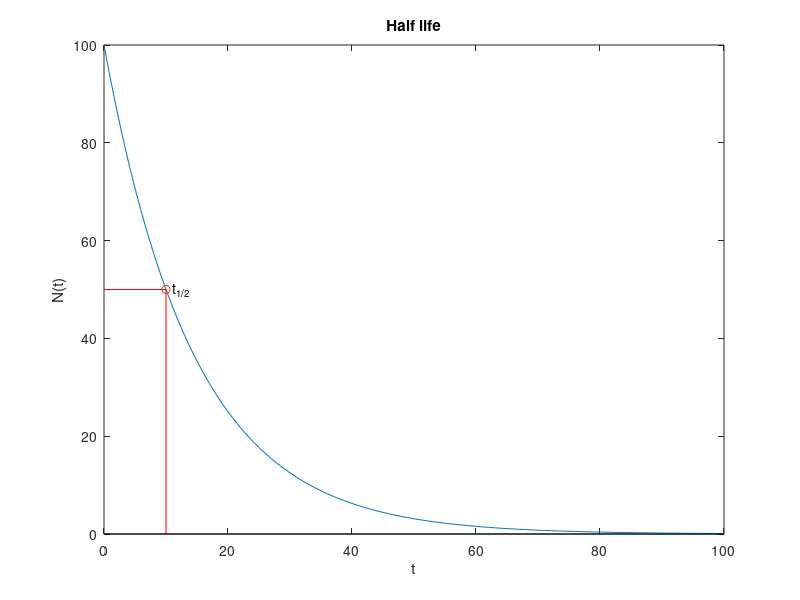

Source code (MATLAB): (Note: this script raises an error after producing the figure.)
%% Radioactive decay & Bateman equation
%% Prerequisites
%% Radioactive decay
% In mathematics radioactive decay of a substance 1 to a stable substance 2 
% is defined as:
% 
% $-\frac{dN}{N}=\lambda\,dt$           (1)
% 
% with $\lambda$ being the decay constant and $N$ the number of particles.
% 
% The solution of the first order differential equation is:
% 
% $N(t)=N_0\,\mathrm{e}^{-\lambda t}$       (2)
% 
% $N(t)$ is the number of particles at the time $t$.
% 
% $N_0$ is the number of particles at the time $t=0$.
% 
% Example:

lambda = 0.1;           % decay constant
N0 = 100;               % number of particles at t = 0
t = 0 : 100;            % t in s, min, h, d, a...
Nt = N0*exp(-lambda*t);

% plot section
plot(t,Nt);
title('Radioactive Decay')
ylabel('N(t)');
xlabel('t');
%% 
%% Half-life
% The time $t$ after that half or 50% of $N_0$ is decayed is called half-life 
% $t_{1/2}$.
% 
% Halfe-life can be obtained from (2) with $N(t)=N_0/2$:
% 
% $\frac{N_0/2}{N_0}=\frac{1}{2}=\mathrm{e}^{-\lambda\,t_{1/2}}$         
% (3)
% 
% $\mathrm{log}\Big (\frac{1}{2} \Big )=-\lambda \,t_{1/2}$           (4)
% 
% $t_{1/2}=\frac{\mathrm{log}(2)}{\lambda}$                  (5)
% 
% $\lambda$ can be replaced by $t_{1/2}$ by solving (5) for $\lambda$:
% 
% $\lambda=\frac{\mathrm{log}(2)}{t_{1/2}}$                     (6)
% 
% With (6) equation (2) becomes:
% 
% $N(t)=N_0\,\mathrm{e}^{\Bigg (-\frac{\log(2)}{t_{1/2}}\cdot t \Bigg )}$     
% (7)
% 
% Example:

t_12 = 10;       % half-life t(1/2) in s, min, h, d, a...
N0 = 100;        % number of particles at t = 0
t = 0 : t_12*10; % t in s, min, h, d, a...
Nt = N0*exp(-(log(2)/t_12)*t);

% plot section
plot(t,Nt);
ylabel('N(t)');
xlabel('t');
title('Half life')
hold on;

% emphasize half-life t(1/2)
stem(t_12,N0*exp(-(log(2))),'Color','r');
line([0 t_12], [N0*exp(-(log(2))) N0*exp(-(log(2)))],'Color','r');
text(t_12+t_12*0.1,N0*exp(-(log(2))),'t_{1/2}');
hold off;
%% 
%% Activity
% The number of particles $N$ can be replaced by the Activity $A$ which is defined 
% as number of decays per unit time of a radioactive sample. $A$ is more common 
% than $N$ since it is proportional to the number of counts per time that instruments 
% for radiation detection can measure. A Geiger counter is an example for such 
% a device. The unit for $A$ is $\mathrm{s}^{-1}$ or Bq.
% 
% The activity is defined as:
% 
% $A(t)=-\frac{dN}{dt}=\lambda N(t)$   (8)
% 
% and (2) can be transfomed to:
% 
% $A(t)=A_0\,\mathrm{e}^{-\lambda t}$               (9)
%% Bateman and how to solve a system of differential equations with MATLAB
% The first section showed a simple example of an exponential decay of one compound. 
% In reality the decay of a substance is often more complex. 
% 
% When an active substance decays it usually takes several steps with several 
% active substances in between before a stable isotope is formed. An active substance 
% can even decay into two or more new components (branching) which are active 
% as well before decaying to stable isotopes in the end.
% 
% This all can be formulated with several differential equations. Harry Bateman 
% was the first who offered an analytical solution to this mathematical problem. 
%% The product of a simple radioactive decay
% When a radioactive compound decays it should give a stable product. The reaction 
% can be formulated as: $1 \overset{\lambda_1}\rightarrow 2$.
% 
% The decay of 1 is:
% 
% $$$\frac{dN_1}{dt}=-\lambda_1 N_1$$ 
% 
% The formation of 2 can be described as:
% 
% $$$\frac{dN_2}{dt}=\lambda_1 N_1$$
% 
% In MATLAB this can be done by (symbolic math toolbox needed):

syms N1(t) N2(t) l1 N0;            % l = lambda
eq_1 = diff(N1(t),t) == -l1*N1(t); % decay of 1
eq_2 = diff(N2(t),t) ==  l1*N1(t); % formation of 2
%% 
% Solving this system of differential equations can be done as follows. 
% Conditions are $N_1(t=0)=N_0$ and $N_2(t=0)=0$:

sol = dsolve ([eq_1 eq_2, N1(0) == N0 N2(0) == 0]); 
%% 
% The solutions are:

disp('Solutions of the differential equations:')
N1 = sol.N1
N2 = sol.N2
%% 
% For demonstration purposes it is easier to use relative (rel) instead 
% of absolute values. This can be achieved by dividing the solutions by $N_0$:

disp('Solutions of the differential equations divided by N0:')
N1rel = sol.N1/N0
N2rel = sol.N2/N0;
N2rel = simplify(N2rel)
%% 
% Finally the solutions are:
% 
% $$\frac{N_1}{N_0}=e^{- \lambda_1t}$$
% 
% $$\frac{N_2}{N_0}=1-e^{- \lambda_1t}$$
% 
% Cs-138 decays to the stable Ba-138 isotope, half-life is 33.4 min. The 
% symbolic constants will be replaced by real values:

clf;
l1_v = log(2)/33.4; % insert t(1/2) for 1, l=log(2)/t(1/2)

% substitute symbolic l1 with a real value for l1, l1_v
N1s = subs(N1rel, [l1], [l1_v]);
N2s = subs(N2rel, [l1], [l1_v]);

t = [0 300];

% plot section
hold on;
fplot(N1s,t,'Color','b');
fplot(N2s,t,'Color','r');
ylabel('N/N_0');
xlabel('t /min');
legend('Cs-138','Ba-138');
title('Cs-138 \rightarrow Ba-138');
hold off;
%% 
% 
%% Substance 1 decays to 2 and 2 is active as well, 3 is stable
% A somewhat more realistic case: $1  \overset{\lambda_1} \rightarrow 2  \overset{\lambda_2} 
% \rightarrow 3$
% 
% 1 decays to 2, but 2 decays as well to 3, 3 is a stable isotope.
% 
% The differential equations that describe the above situation are:
% 
% $$\frac{dN_1}{dt}=-\lambda_1 N_1$                  decay of 1
% 
% $$\frac{dN_2}{dt}=-\lambda_2 N_2 + \lambda_1N_1$       decay of 2 + formation 
% of 2 from 1
% 
% To keep it simple, the formation of 3 is ignored. Conditions are $N_1(t=0)=N_0$ 
% and $N_2(t=0)=0$. $N$ will be replaced with $A$ $(A = N \lambda)$. $A$ will 
% be divided by $A_0$ to get relative instead of absolute activities.

syms N1(t) N2(t) l1 l2 N0 A0;                 % l = lambda
eq_1 = diff(N1(t),t) == -l1*N1(t);            % decay of 1
eq_2 = diff(N2(t),t) == -l2*N2(t) + l1*N1(t); % decay of 2 + formation of 2

% solve the system of differential equations
sol = dsolve ([eq_1 eq_2, N1(0) == N0 N2(0) == 0]);

% divide by N0 for relative values
disp('multiply with l to transform N to A:')
A1 = sol.N1*l1
A2 = sol.N2*l2
disp('replace N0*l1 with A0:')
A1 = subs(A1, [N0*l1],[A0])
A2 = subs(A2, [N0*l1],[A0])
disp('divide by A0 to get relative Activities A_n_rel:')
A1rel = A1/A0
A2rel = A2/A0;
A2rel = simplify(A2rel,'Steps',40)
%% 
% The solutions are:
% 
% $$\frac{A_1}{A_0}=e^{- \lambda_1t}$$
% 
% $$\frac{A_2}{A_0}=-\frac{\lambda_2}{\lambda_1 - \lambda_2}(e^{- \lambda_1t} 
% - e^{- \lambda_2t})$$
% 
% Since there are two active (radioactive) substances now, the overall activity 
% is the sum of both activities:
% 
% $$A_{sum}=\frac{A_1}{A_0}+\frac{A_2}{A_0}$$
% 
% A simple radiation detector would count something proportional to the sum 
% of both activities $A_{sum}$.
% 
% A practical example is the decay of Mo-99 to Tc-99m. Half-life for Mo-99 
% is 65.94 h and forTc-99m 6.01 h. A non-branching decay is assumed.

clf;
l1_v = log(2)/65.94;  % insert t(1/2) for 1, l=log(2)/t(1/2)
l2_v = log(2)/6.01;   % insert t(1/2) for 2, l=log(2)/t(1/2)

% substitute symbolic l1 and l2 with a real value for l1 and l2
% l1_v and l2_v
A1s = subs(A1rel, [l1], [l1_v]);
A2s = subs(A2rel, [l1,l2], [l1_v,l2_v]);

A_sum = A1s + A2s;    % sum of A1 + A2
t = [0 300];

% plot section
hold on;
fplot(A1s,t,'Color','b');
fplot(A2s,t,'Color','r');
fplot(A_sum,t,'Color','black');
ylabel('A/A_0');
xlabel('t /h');
ylim([0 1.7]);
legend('Mo-99','Tc-99m','A_{sum}');
title('Mo-99 \rightarrow Tc-99m');
hold off;
%% 
% The overall activity ($A_{sum}$) is higher than the activity of the individual 
% components ($A_1/A_0$ and $A_2/A_0$). Looking at the plot a question arises: 
% When, at which time, is the maximum activity?
% 
% One option to obtain the maxima is to find the first derivative of the 
% functions, set the derivatives equal to zero and solve for $t$. In MATLAB this 
% can be done with the "diff" and "solve" instructions.

syms N1(t) N2(t) l1 l2 N0 A0;                 % l = lambda
eq_1 = diff(N1(t),t) == -l1*N1(t);            % decay of 1
eq_2 = diff(N2(t),t) == -l2*N2(t) + l1*N1(t); % decay of 2 + formation of 2

% solve the system of differential equations
sol = dsolve ([eq_1 eq_2, N1(0) == N0 N2(0) == 0]);

% multiply with l to transform N to A
A1 = sol.N1*l1;
A2 = sol.N2*l2;

% replace N0*l1 with A0
A1 = subs(A1, [N0*l1],[A0]);
A2 = subs(A2, [N0*l1],[A0]);

%divide by A0 to get relative Activities A_n_rel
A1rel = A1/A0;
A2rel = A2/A0;
A2rel = simplify(A2rel,'Steps',40);

% l1_v ans l2_v
l1_v = log(2)/65.94;  % insert t(1/2) for 1, l=log(2)/t(1/2)
l2_v = log(2)/6.01;   % insert t(1/2) for 2, l=log(2)/t(1/2)

% substitute symbolic l1 and l2 with a real value for l1 and l2
% l1_v and l2_v
A1s = subs(A1rel, [l1], [l1_v]);
A2s = subs(A2rel, [l1,l2], [l1_v,l2_v]);

A_sum = A1s + A2s;    % sum of A1 + A2

% first derivatives of A1s and A_sum
dA2s = diff(A2s);
dA_sum = diff(A_sum);

% solve the equations for t
t_A2_max = solve(dA2s == 0,t);
t_A_sum_max = solve(dA_sum == 0,t);

% display the values
disp('Time to reach maximum activities:')
t_A2_max = vpa(t_A2_max,4) 
t_A_sum_max = vpa(t_A_sum_max,4)
disp('Maximum activities:')
A2_max = vpa(subs(A2s,t,t_A2_max),4)
A_sum_max = vpa(subs(A_sum,t,t_A_sum_max),4)
%% 
% The maximum activity for Tc-99m is reached after 22.85 h and the maximum 
% overall activity after 16.68 h. Plot of the results:

clf;
t = [0 300];

% plot section
hold on;
fplot(A1s,t,'Color','b');
fplot(A2s,t,'Color','r');
fplot(A_sum,t,'Color','black');
ylabel('A/A_0');
xlabel('t /h');
ylim([0 1.7]);

% add t_A2_max and t_A_sum_max to the plot
stem(t_A2_max,A2_max,'--','Color','red','Marker','o');
stem(t_A_sum_max,A_sum_max,'--','Color','black','Marker','o');
legend('Mo-99','Tc-99m','A_{sum}','22.85 h','16.68 h');
hold off;
%% 
% Tc-99m is a medical radiotracer. But its half-life is rather short. Instead 
% the mother nuclid Mo-99 is supplied to hospitals and Tc-99m is extracted from 
% Mo-99. Therefore it is important to know when the Tc-99m activity reaches its 
% maximum.
% 
% 
%% Branching: 1 decays to 2 and 3 
% Branching is a radioactive disintegration that occurs via two or more decay 
% processes. In a simple branching process, 1 split into compounds 2 and 3 with 
% a certain branching ratio $r$: $2 \overset{\lambda_1, r_{1,2}} \longleftarrow 
% 1  \overset{\lambda_1,  r_{1,3}} \longrightarrow 3$
% 
% The system of differential equations can be formulated as follows (2 and 
% 3 are considered to be stable):
% 
% $$\frac{dN_1}{dt}=-\lambda_1 N_1$                  decay of 1
% 
% $$\frac{dN_2}{dt}= r_{1,2}\;\lambda_1\;N_1$             formation of 2 
% from 1
% 
% $$\frac{dN_3}{dt}= r_{1,3}\;\lambda_1\;N_1$             formation of 3 
% from 1

syms N1(t) N2(t) N3(t) l1 r12 r13 N0;    % l = lambda, r_xy = branching ratio
eq_1 = diff(N1(t),t) == -l1*N1(t);       % decay of 1
eq_2 = diff(N2(t),t) ==  r12*l1*N1(t);   % formation of 2 from 1
eq_3 = diff(N3(t),t) ==  r13*l1*N1(t);   % formation of 3 from 1

% solve the system of differential equations
sol = dsolve ([eq_1 eq_2 eq_3, N1(0) == N0 N2(0) == 0 N3(0) == 0]);

% solutions of the differential equations
N1 = sol.N1;
N2 = sol.N2;
N3 = sol.N3;

% divide by N0 to get relative values
N1rel = N1/N0
N2rel = N2/N0;
N2rel = simplify(N2rel,'Steps',40)
N3rel = N3/N0;
N3rel = simplify(N3rel,'Steps',40)
%% 
% The solutions are:
% 
% $$\frac{N_1}{N_0}=e^{- \lambda_1t}$$
% 
% $$\frac{N_2}{N_0}=-r_{1,2}(e^{- \lambda_1t}-1)$$
% 
% $$\frac{N_3}{N_0}=-r_{1,3}(e^{- \lambda_1t}-1)$$
% 
% For example 56.3% of I-126 decays to Te-126  and 43.7% to Xe-126. The half-life 
% of I-126 is 12.93 d. 

clf;
l1_v = log(2)/12.93;  % insert t(1/2) for 1, l=log(2)/t(1/2)
r12_v = 0.563;        % insert branching ratio 1 -> 2
r13_v = 0.437;        % insert branching ratio 1 -> 3

% substitute symbolic l1 and r_xy with real values for l1, l1_v amd r_xy_v
N1s = subs(N1rel, [l1], [l1_v]);
N2s = subs(N2rel, [l1 r12], [l1_v r12_v]);
N3s = subs(N3rel, [l1 r13], [l1_v r13_v]);

t = [0 100];

% plot section
hold on;
fplot(N1s,t,'Color','b');
fplot(N2s,t,'Color','r');
fplot(N3s,t,'Color','g');
ylabel('N/N_0');
xlabel('t /d');
legend('I-126','Te-126','Xe-126');
title('Te-126 \leftarrow I-126 \rightarrow Xe-126');
hold off;
%% More complex problems of radioactive decay
% Now all one should know to solve more complex problems of radioactive decay 
% are at hand.
%% A complex theoretical example
% Compound 1 decays by branching to 2 and 3. 2 is stable, 3 decays further by 
% branching to 4 and 5. 5 decays to 6 which further decays to stable 7. 4 decays 
% to 7.
% 
% $$2 \overset{\lambda_1, r_{1,2}} \longleftarrow 1  \overset{\lambda_1,  
% r_{1,3}} \longrightarrow 3$$
% 
% $$4 \overset{\lambda_3, r_{3,4}} \longleftarrow 3  \overset{\lambda_3,  
% r_{3,5}} \longrightarrow 5$$
% 
% $$4  \overset{\lambda_4} \longrightarrow 7$$
% 
% $$5  \overset{\lambda_5} \longrightarrow 6  \overset{\lambda_6} \longrightarrow 
% 7$$
% 
% The system of differential equations can be formulated as follows:
% 
% $$\frac{dN_1}{dt}=-\lambda_1 N_1$                       decay of 1
% 
% $$\frac{dN_2}{dt}=r_{1,2}\;\lambda_1\;N_1$                   formation 
% of stable 2 from 1
% 
% $$\frac{dN_3}{dt}=-\lambda_3 N_3 + r_{1,3}\;\lambda_1\;N_1$      decay 
% of 3 and formation of 3 from 1
% 
% $$\frac{dN_4}{dt}=-\lambda_4 N_4 + r_{3,4}\;\lambda_3\;N_3$      decay 
% of 4 and formation of 4 from 3
% 
% $$\frac{dN_5}{dt}=-\lambda_5 N_5 + r_{3,5}\;\lambda_3\;N_3$      decay 
% of 5 and formation of 5 from 3
% 
% $$\frac{dN_6}{dt}=-\lambda_6 N_6 + \lambda_5 N_5$            decay of 6 
% and formation of 6 from 5
% 
% $$\frac{dN_7}{dt}= \lambda_4 N_4 + \lambda_6 N_6$               formation 
% of stable 7 from 4 and 6
% 
% MATLAB:

syms N1(t) N2(t) N3(t) N4(t) N5(t) N6(t) N7(t) l1 l3 l4 l5 l6 r12 r13 r34 r35 N0; % l = lambda, r_xy = branching ratio
eq_1 = diff(N1(t),t) == -l1*N1(t);                  % decay of 1
eq_2 = diff(N2(t),t) ==  r12*l1*N1(t);              % formation of stable 2 from 1
eq_3 = diff(N3(t),t) == -l3*N3(t) + r13*l1*N1(t);   % decay of 3 and formation of 3 from 1
eq_4 = diff(N4(t),t) == -l4*N4(t) + r34*l3*N3(t);   % decay of 4 and formation of 4 from 3
eq_5 = diff(N5(t),t) == -l5*N5(t) + r35*l3*N3(t);   % decay of 5 and formation of 5 from 3
eq_6 = diff(N6(t),t) == -l6*N6(t) + l5*N5(t);       % decay of 6 and formation of 6 from 5
eq_7 = diff(N7(t),t) ==  l4*N4(t) + l6*N6(t);       % formation of stable 7 from 4 and 6

% solve the system of differential equations
sol = dsolve ([eq_1 eq_2 eq_3 eq_3 eq_4 eq_5 eq_6 eq_7, N1(0)==N0 N2(0)==0 N3(0)==0 N4(0)==0 N5(0)==0 N6(0)==0 N7(0)==0]);

% solutions of the differential equations
N1 = sol.N1;
N2 = sol.N2;
N3 = sol.N3;
N4 = sol.N4;
N5 = sol.N5;
N6 = sol.N6;
N7 = sol.N7;

% divide by N0 to get relative values
N1rel = N1/N0
N2rel = N2/N0;
N2rel = simplify(N2rel,'Steps',40)
N3rel = N3/N0;
N3rel = simplify(N3rel,'Steps',40)
N4rel = N4/N0;
N4rel = simplify(N4rel,'Steps',40)
N5rel = N5/N0;
N5rel = simplify(N5rel,'Steps',40)
N6rel = N6/N0;
N6rel = simplify(N6rel,'Steps',40)
N7rel = N7/N0;
N7rel = simplify(N7rel,'Steps',40)
%% 
% Plot of the solution.

clf;
l1_v = log(2)/25;  % insert t(1/2) for 1, l=log(2)/t(1/2)
l3_v = log(2)/32;  % insert t(1/2) for 3, l=log(2)/t(1/2)
l4_v = log(2)/44;  % insert t(1/2) for 4, l=log(2)/t(1/2)
l5_v = log(2)/55;  % insert t(1/2) for 5, l=log(2)/t(1/2)
l6_v = log(2)/60;  % insert t(1/2) for 6, l=log(2)/t(1/2)
r12_v = 0.56;      % insert branching ratio 1 -> 2
r13_v = 0.44;      % insert branching ratio 1 -> 3
r34_v = 0.64;      % insert branching ratio 3 -> 4
r35_v = 0.36;      % insert branching ratio 3 -> 5

% substitute symbolic l_n and r_xy with real values for l_n, l_n_v and r_xy_v
N1s = subs(N1rel, [l1], [l1_v]);
N2s = subs(N2rel, [l1 r12], [l1_v r12_v]);
N3s = subs(N3rel, [l1 l3 r13], [l1_v l3_v r13_v]);
N4s = subs(N4rel, [l1 l3 l4 r13 r34], [l1_v l3_v l4_v r13_v r34_v]);
N5s = subs(N5rel, [l1 l3 l5 r13 r35], [l1_v l3_v l5_v r13_v r35_v]);
N6s = subs(N6rel, [l1 l3 l5 l6 r13 r35], [l1_v l3_v l5_v l6_v r13_v r35_v]);
N7s = subs(N7rel, [l1 l3 l4 l5 l6 r13 r34 r35], [l1_v l3_v l4_v l5_v l6_v r13_v r34_v r35_v]);

t = [0 1000];

% plot section
hold on;
ylim([0 1]);
fplot(N1s,t);
fplot(N2s,t);
fplot(N3s,t);
fplot(N4s,t);
fplot(N5s,t);
fplot(N6s,t);
fplot(N7s,t);
ylabel('N/N_0');
xlabel('t /d');
legend('1','2 (stable)','3','4','5','6','7 (stable)');
hold off;